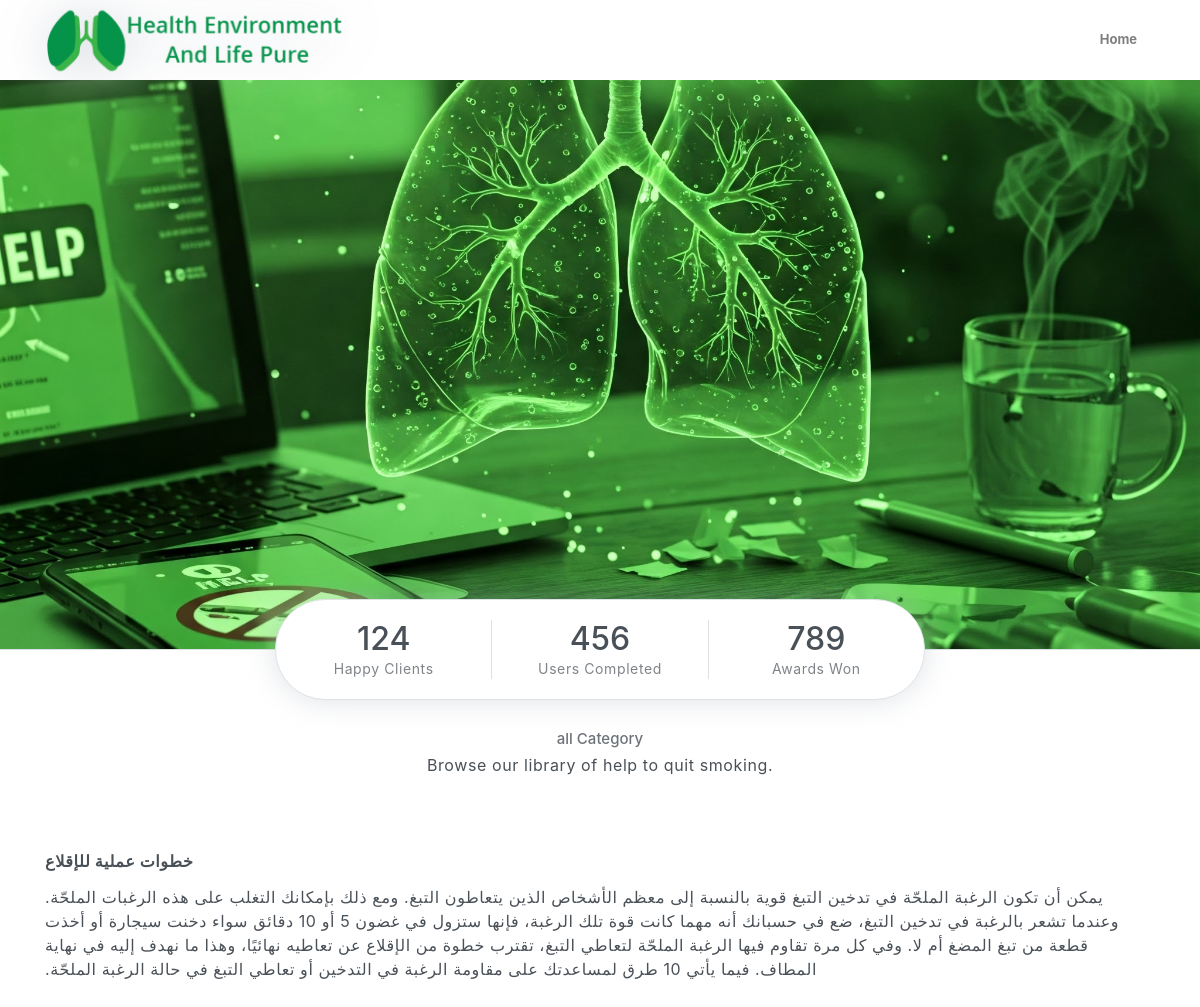
Page /Read_more.php?cName=خطوات عملية للإقلاع on the committed database.
### tables this page shows
CREATE TABLE `support` (
  `sId` int(255) NOT NULL,
  `cId` varchar(50) NOT NULL,
  `supported` text NOT NULL
);

### Read_more.php (the view, shortened to what this page needs)
<!DOCTYPE html>
<html lang="en">
<head>
    <link rel="stylesheet" href="assets/vendors/themify-icons/css/themify-icons.css">
	<link rel="stylesheet" href="assets/css/steller.css">
</head>
<body data-spy="scroll" data-target=".navbar" data-offset="40" id="home">
    <nav class="navbar navbar-expand-lg navbar-light fixed-top" data-spy="affix" data-offset-top="0">
        <div class="container">
            <a class="navbar-brand" href="index.php"><img src="logoo-removebg-preview.png" alt="" style="width: 300px; height: 70px;"alt=""></a>
            <div class="collapse navbar-collapse" id="navbarSupportedContent">
                <ul class="navbar-nav ml-auto align-items-center">
                    <li class="nav-item">
                        <a class="nav-link" href="index.php">Home</a>
                    </li>
                </ul>
            </div>
        </div>
    </nav>
    <header class="header" id="home">
        <div class="container">
            <div class="img-holder">
            </div>
        </div>
        <div class="widget">
            <div class="widget-item">
                <h2>124</h2>
                <p>Happy Clients</p>
            </div>
            <div class="widget-item">
                <h2>456</h2>
                <p>Users Completed</p>
            </div>
            <div class="widget-item">
                <h2>789</h2>
                <p>Awards Won</p>
            </div>
        </div>
    </header>
    <section id="blog" class="section">
        <div class="container text-center">
            <h6 class="subtitle">all Category</h6>
            <p class="mb-5 pb-4">Browse our library of help to quit smoking.</p>
            <div style="direction: rtl; text-align: left;">
                <?php
                Include "config.php";
                $cName = $_GET['cName'];
                $query = mysqli_query($conn,"SELECT * FROM `support` WHERE cId = '$cName'");
                if(mysqli_num_rows($query) > 0){
                    while($row = mysqli_fetch_array($query)){
                    ?>
                        <div>
                            <p style="font-weight: bold;"><?php echo $row['cId']; ?></p>
                            <p><?php echo $row['supported']; ?></p>
                        </div>
                    <?php
                    }
                }
                ?>
            </div>
        </div>
    </section>
</body>
</html>

### Read_more.php (style rules this page uses)
.header { background-image: url('2.jpeg'); background-size: cover; background-position: center; background-repeat: no-repeat; height: 10vh; }

### rows in the picture
support: cId "خطوات عملية للإقلاع", supported "يمكن أن تكون الرغبة الملحّة في تدخين التبغ قوية بالنسبة إلى معظم الأشخاص الذين يتعاطون التبغ. ومع ذلك بإمكانك التغلب على هذه الرغبات الملحّة. وعندما تشعر بالرغبة في تدخين التبغ، ضع في حسبانك أنه مهما كانت قوة تلك الرغبة، فإنها ستزول في غضون 5 أو 10 دقائق سواء دخنت سيجارة أو أخذت قطعة من تبغ المضغ أم لا. وفي كل مرة تقاوم فيها الرغبة الملحّة لتعاطي التبغ، تقترب خطوة من الإقلاع عن تعاطيه نهائيًا، وهذا ما نهدف إليه في نهاية المطاف. فيما يأتي 10 طرق لمساعدتك على مقاومة الرغبة في التدخين أو تعاطي التبغ في حالة الرغبة الملحّة."
